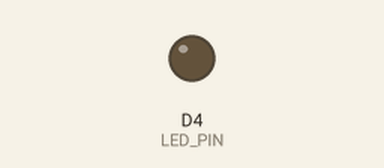
Recording of a sketch running on a simulated ESP8266 (Wemos D1 mini). On the bench: output pins drawn as LEDs (lit = HIGH).

Above: at 0.1 s.
At 39.75 s:
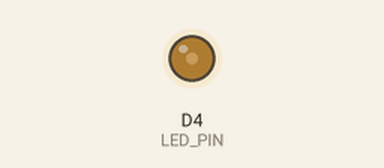
Timing chart, 0 to 40.0 s (numbered marks = the images above):
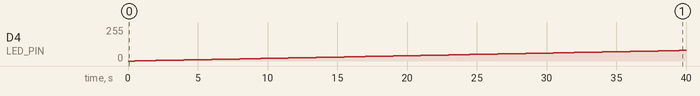

The sketch:

main.ino
```cpp
#define LED_PIN D4

void setup() {
  pinMode(LED_PIN, OUTPUT);
}

void loop() {
  for (int i = 0; i < 255; i++) {
    analogWrite(LED_PIN, i);
    delay(500);
  }

  for (int i = 255; i >= 0; i--) {
    analogWrite(LED_PIN, i);
    delay(500);
  }

}
```

Measured:
- by itself, D4 (LED_PIN): moves from 0/255 to 79/255 over 39.0 s
